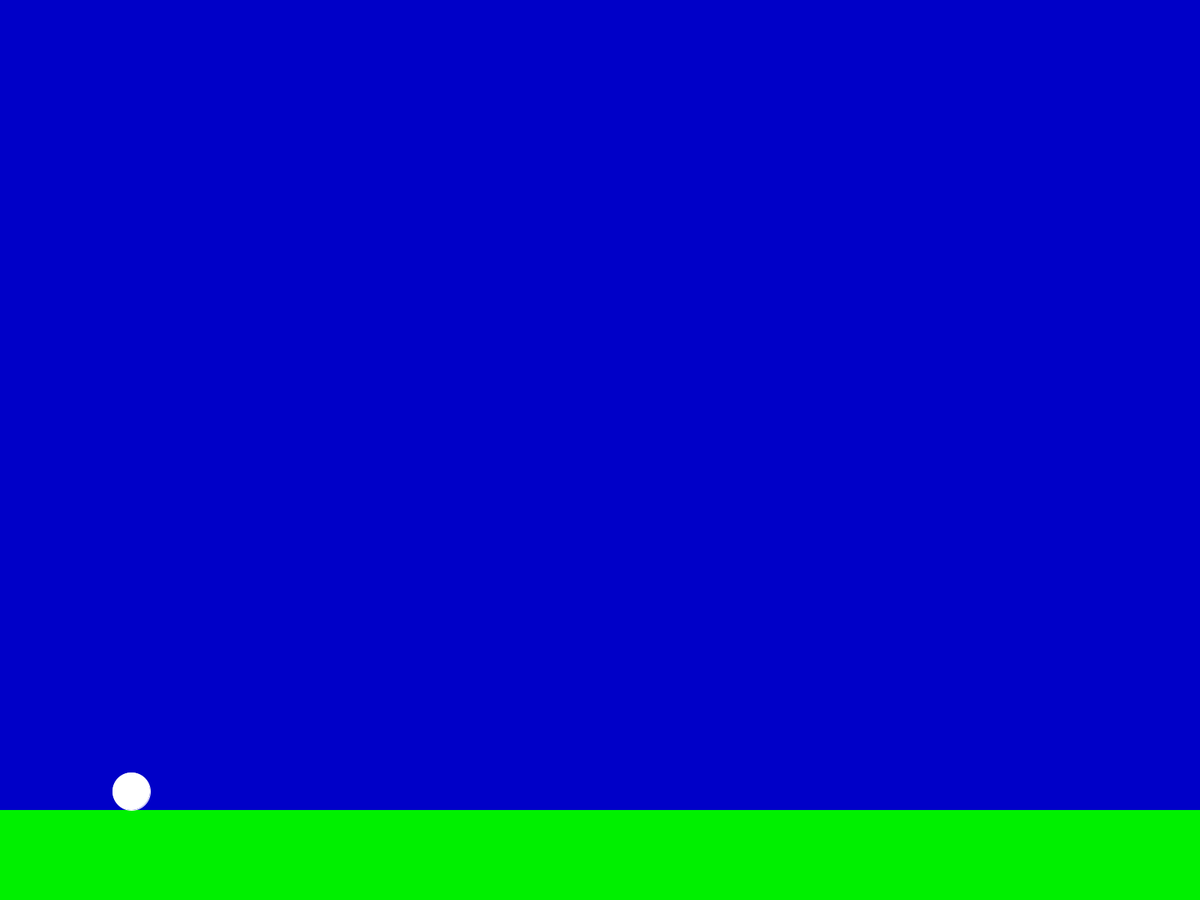
Frame 1 (no input)
Frame 60 (the mouse pressed at the canvas centre just before this capture): identical to frame 1, image omitted
Frame 120 (the mouse held since frame 60 and released just before this capture): identical to frame 1, image omitted

The Processing sketch that drew this single still picture (run headless with seeded random() and noise(); from frame 60 on, the mouse is pressed at the canvas centre):

// Processing sketch: Le_terrain
// ── Le_terrain.pde
int grandeurJoueur = 50;

void setup(){
fullScreen();
frameRate(60);
}
void draw(){

  terrain();
  
  joueur();
}


void joueur()
{
  fill(255);
  stroke(255);
 ellipse(175, height-height/10-(grandeurJoueur/2), grandeurJoueur, grandeurJoueur);
}


void terrain()
{
  background(0,0,200);

fill(0,240,0);
stroke(0,240,0);
rect(0,height-height/10,width, height);
}
